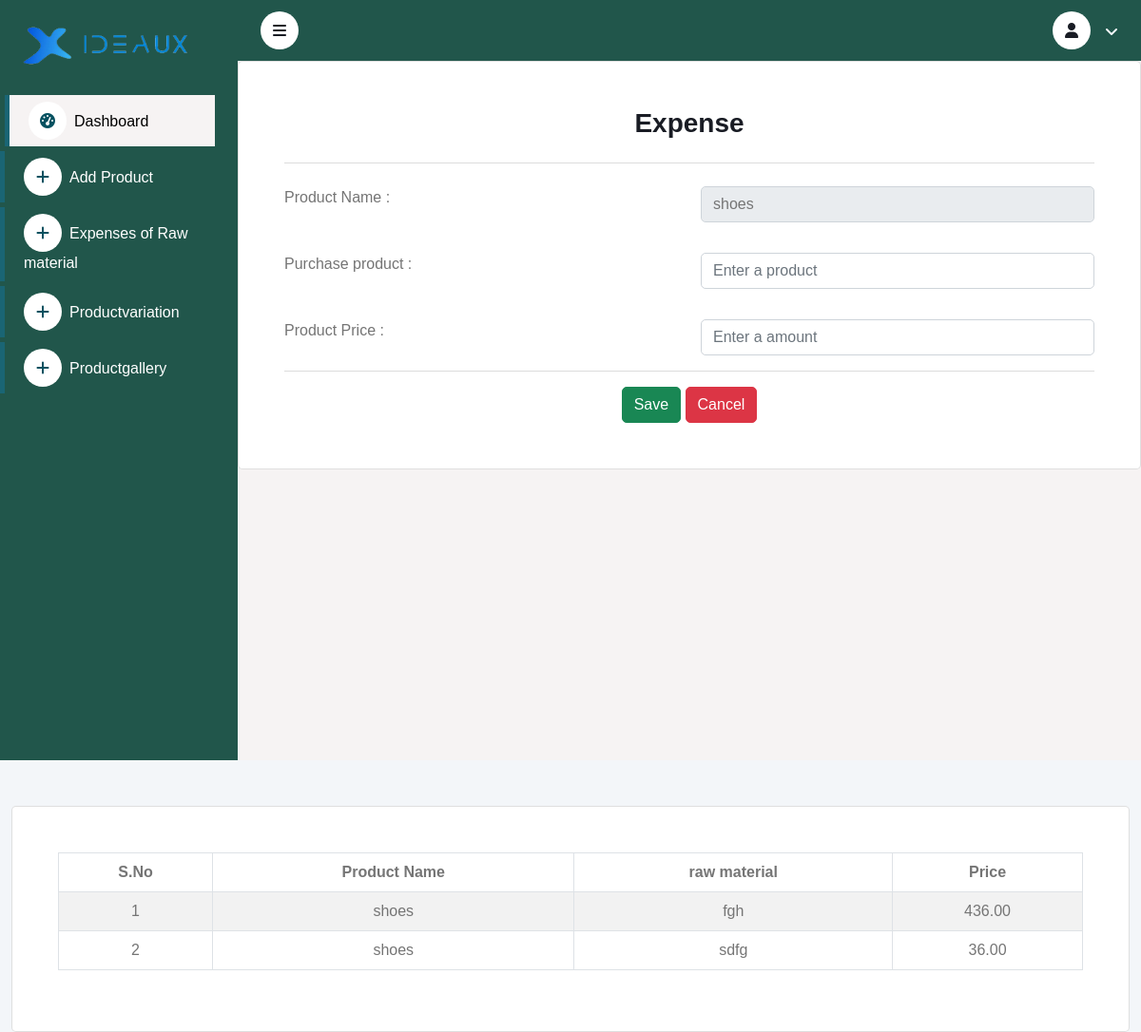
/expense/10/, run on the app's committed database.
### data/models.py (models this page shows, shortened)
class Makeproduct(models.Model):
    product_name=models.CharField(max_length=100)
    sell_price=models.DecimalField(max_digits = 8,decimal_places = 2,default=0)
    makeproduct_price=models.DecimalField(max_digits = 8,decimal_places = 2, default=0)
    status_makeproduct= models.CharField(choices=STATUS_CHOICES,max_length=100, null=True,blank=True)
    pro_loss_makeproduct=models.DecimalField(max_digits = 8,decimal_places = 2,default=0)
    price_pro_fromshop=models.DecimalField(max_digits = 8,decimal_places = 2,default=0)
    status_purchaseproduct= models.CharField(choices=STATUS_CHOICES,max_length=100, null=True,blank=True)
    pro_loss_purchaseproduct=models.DecimalField(max_digits = 8,decimal_places = 2,default=0)
    is_active=models.BooleanField(default=True)

class Expense_Product(models.Model):
    org_product=models.ForeignKey(Makeproduct,on_delete=models.CASCADE,null=True,blank=True)
    product=models.CharField(max_length=100,null=True,blank=True)
    price=models.DecimalField(max_digits = 8,decimal_places = 2,null=True, blank=True)

### data/views.py (the view, shortened to what this page needs)
# urls.py: path('expense/<int:id>/', views.expense,name='expense'),
def expense(request,id):
    product=Makeproduct.objects.get(id=id)
    y=Expense_Product.objects.filter(org_product=product)
    form=Expense_Product_Form()
    return render(request,'data/expense.html',{'product':product,'y':y})

### data/templates/data/expense.html (shortened to what this page needs)
{% extends 'data/layout.html'%}
{% load static %}
{% block content %}
        <div class="card p-5">
            <h3 class="text-center">Expense</h3>
            <hr class="hr-center">
            <form action="" method="post" enctype="multipart/form-data">
                <div class="row">
                        <div class="col-md-6 mt-2">
                            <label for="product_name">Product&nbsp;Name&nbsp;:</label>
                        </div>
                        <div class="col-md-6 mt-2">
                            <input type="text" name="product_name" class="form-control" id="product_name" value="{{product.product_name}}" disabled><br>
                    </div>
                    <div class="col-md-6 mt-2">
                        <label for="product_name">Purchase&nbsp;product&nbsp;:</label>
                    </div>
                    <div class="col-md-6 mt-2">
                        <input type="text" name="product"  placeholder="Enter a product" class="form-control" id="product" value="{{form.product.value}}" required><br>
                </div>
                <div class="col-md-6 mt-2">
                    <label for="sell_price">Product&nbsp;Price&nbsp;:</label>
                </div>
                <div class="col-md-6 mt-2">
                    {% if z %}
                    {% for i,j in z %}
                    <input type="text" name="price" class="form-control" id="price" value="{{i}}" required><br>
                    {% if j %}<span class="text-danger">{{j}}</span>{% endif %}
                    {% endfor %}
                    {% else %}
                    <input type="text" name="price" placeholder="Enter a amount" class="form-control" id="price" value="{{form.price.value}}" required>
                  {% endif%}
            </div>
                </div>
                <hr class="hr-center">
                <div class="mt-2 text-center">
                    <button type="submit" class="btn btn-success">Save</button>
                    <button type="reset" class="btn btn-danger">Cancel</button>
                </div>
            </form>
        </div>
    </div>
<div class="container-fluid">
        <div class="card mt-5 p-5">
            <div class="table-responsive">
                <table class="table table-bordered table-striped text-center">
                    <thead>
                        <tr>
                            <th rowspan="2">S.No</th>
                            <th rowspan="2">Product&nbsp;Name</th>
                            <th rowspan="2">raw material</th>
                            <th rowspan="2">Price</th>
                        </tr>
                    </thead>
                    <tbody>
                        {% for i in y %}
                        <tr>
                            <td>{{forloop.counter}}</td>
                            <td>{{i.org_product.product_name}}</td>
                            <td>{{i.product}}</td>
                            <td>{{i.price}}</td>
                        </tr>
                        {% endfor %}
                    </tbody>
                </table>
            </div>
        </div>
    </div>
{% endblock content %}

### data/templates/data/layout.html (shortened to what this page needs)
{% load static%}
<!DOCTYPE html>
<html lang="en">
  <head>
    <link
      rel="stylesheet"
      href="https://cdnjs.cloudflare.com/ajax/libs/font-awesome/6.2.1/css/all.min.css"
    />
    <link
      href="https://cdn.jsdelivr.net/npm/bootstrap-icons@1.4.1/font/bootstrap-icons.css"
      rel="stylesheet"
    />
    <link href="{% static 'css/min.css' %}" rel="stylesheet" />
    <link href="{% static 'css/styles.css' %}" rel="stylesheet" />
  </head>
  <body>
    <div class="sidebar pe-4 pb-3">
      <nav class="navbar bg-light navbar-light">
        <a href="" class="navbar-brand mx-4 mb-3">
         <img src="{% static 'images/logo1.png' %}" alt="logo" style="width:100%">
        </a>
        <div class="navbar-nav w-100">
          <a href="" class="nav-item nav-link active"
            ><i class="fa fa-tachometer-alt me-2"></i>Dashboard</a
          >
          <a href="{% url 'add_product' %}" class="nav-item nav-link"
          ><i class="fa-solid fa-plus me-2"></i>Add Product</a
        >
          <a href="{% url 'add_expense' %}" class="nav-item nav-link"
            ><i class="fa-solid fa-plus me-2"></i>Expenses of Raw material</a
          >
        <a href="" class="nav-item nav-link"
        ><i class="fa-solid fa-plus me-2"></i>Productvariation</a
      >
      <a href="" class="nav-item nav-link"
      ><i class="fa-solid fa-plus me-2"></i>Productgallery</a
    >
        </div>
      </nav>
    </div>
    <div class="content">
      <nav
        class="navbar navbar-expand bg-light navbar-light sticky-top px-4 py-0"
      >
        <a href="#" class="sidebar-toggler text-dark flex-shrink-0">
          <i class="fa fa-bars"></i>
        </a>
        <div class="navbar-nav align-items-center ms-auto">
          <div class="nav-item dropdown ">
            <a
              href="#"
              class="nav-link dropdown-toggle text-light"
              data-bs-toggle="dropdown"
            >
              <i class="fa-solid fa-user text-dark"></i>
            </a>
          </div>
        </div>
      </nav>
      <main>
        {% block content %}
        {% endblock content %}
    </body>
    </html>

### data/static/css/styles.css (style rules this page uses)
:root { --primary: #bb1e30; --light: #e92a41; --dark: #252525; --blue:rgb(71, 144, 208); }
.btn { transition: .5s; }
.sidebar { position: fixed; top: 0; left: 0; bottom: 0; width: 250px; height: 100vh; overflow-y: auto; background: #21564b; transition: 0.5s; z-index: 999; }
.bg-light { background:#21564b !important; }
.content { margin-left: 250px; min-height: 100vh; background-color: rgb(246, 243, 243); transition: 0.5s; }
@media (min-width: 992px) { .sidebar { margin-left: 0; } }
@media (min-width: 992px) { .content { width: calc(100% - 250px); } }
.sidebar .navbar .navbar-nav .nav-link { padding: 7px 20px; margin-bottom:5px; color: #fff; font-weight: 500; border-left: 5px solid #1a6574; border-radius: 0 ; margin-left: 0; outline: none; transition: 0.5s; }
.sidebar .navbar .navbar-nav .nav-link:hover, .sidebar .navbar .navbar-nav .nav-link.active { color: black; background: #f6f3f3; border-color: #1a6574; margin-left: 5px; }
.sidebar .navbar .navbar-nav .nav-link i { width: 40px; height: 40px; display: inline-flex; align-items: center; justify-content: center; background: #FFFFFF; border-radius: 40px; color: #055160; }
.sidebar .navbar .navbar-nav .nav-link:hover i, .sidebar .navbar .navbar-nav .nav-link.active i { background: #fff; }
.content .navbar .navbar-nav .nav-link { margin-left: 25px; padding: 12px 0; color: var(--dark); outline: none; }
.content .navbar .sidebar-toggler, .content .navbar .navbar-nav .nav-link i { width: 40px; height: 40px; display: inline-flex; align-items: center; justify-content: center; background: #FFFFFF; border-radius: 40px; }
.content .navbar .dropdown-toggle::after { margin-left: 6px; vertical-align: middle; border: none; content: "\f107"; font-family: "Font Awesome 5 Free"; font-weight: 900; transition: .5s; }

### data on the page
Makeproduct: product_name "shoes"
Expense_Product: org_product.product_name "shoes", product "fgh", price "436.00"
Expense_Product: org_product.product_name "shoes", product "sdfg", price "36.00"
